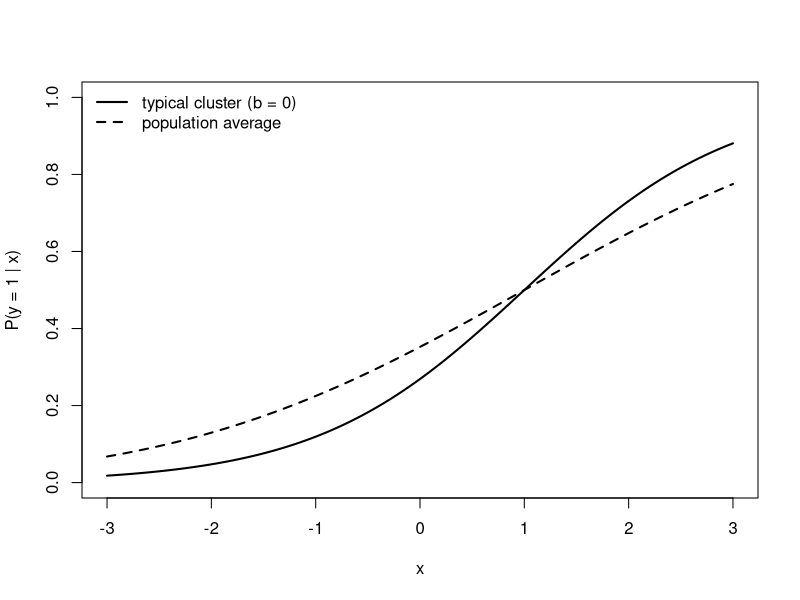

Source code (R):
# 17-marginal-vs-conditional.R --- plain-script version of 17-marginal-vs-conditional.Rmd
# Statistical Modelling (BAM), IE University --- Prof. Dae-Jin Lee (daelee@faculty.ie.edu)
# Run from the r-examples/ folder:  Rscript 17-marginal-vs-conditional.R

#' ---
#' title: "Session 17 — Conditional vs marginal effects in a logistic GLMM"
#' author: "Prof. Dae-Jin Lee (daelee@faculty.ie.edu)"
#' output: html_document
#' ---
#' 

#' 
#' In a logistic random-intercept model the coefficient $\beta_C$ describes the
#' change in log-odds **for a given cluster** (conditional, subject-specific).
#' The population-averaged (marginal) curve
#' $P(y=1\mid x) = \int \mathrm{expit}(\beta_0 + \beta_C x + b)\,\phi(b;0,\sigma_b^2)\,db$
#' is flatter. Approximation (Zeger, Liang and Albert, 1988):
#' $\beta_M \approx \beta_C/\sqrt{1 + c^2\sigma_b^2}$, $c^2 = (16\sqrt3/(15\pi))^2 \approx 0.346$.
#' 
## ----constant-----------------------------------------------------------------
(16 * sqrt(3) / (15 * pi))^2

#' 
#' ## Simulate clustered binary data
#' 
## ----simulate-----------------------------------------------------------------
library(lme4)
set.seed(2027)
m <- 2000; n_i <- 10                      # 2000 clusters of 10
beta0 <- -1; betaC <- 1; sigma_b <- 2
id <- rep(1:m, each = n_i)
x  <- rnorm(m * n_i)
b  <- rnorm(m, 0, sigma_b)[id]
y  <- rbinom(m * n_i, 1, plogis(beta0 + betaC * x + b))
d  <- data.frame(y, x, id = factor(id))

#' 
#' ## Fit the GLMM (conditional) and a GLM (marginal)
#' 
#' The ordinary `glm()` ignoring clusters estimates the marginal coefficients
#' consistently (it is the GEE estimator with an independence working
#' correlation); only its standard errors are wrong.
#' 
## ----fits---------------------------------------------------------------------
fit_glmm <- glmer(y ~ x + (1 | id), family = binomial, data = d)
fit_glm  <- glm(y ~ x, family = binomial, data = d)
rbind(true_conditional = c(beta0, betaC),
      glmer            = fixef(fit_glmm),
      glm_marginal     = coef(fit_glm),
      approximation    = c(beta0, betaC) / sqrt(1 + 0.346 * sigma_b^2))

#' 
#' ## The exact marginal curve by numerical integration
#' 
## ----curve--------------------------------------------------------------------
xs <- seq(-3, 3, by = 0.05)
p_marg <- sapply(xs, function(x0)
  integrate(function(bb) plogis(beta0 + betaC * x0 + bb) * dnorm(bb, 0, sigma_b),
            -Inf, Inf)$value)
coef(lm(qlogis(p_marg) ~ xs))      # the marginal curve is close to a logistic one
plot(xs, plogis(beta0 + betaC * xs), type = "l", lwd = 2, ylim = c(0, 1),
     xlab = "x", ylab = "P(y = 1 | x)")
lines(xs, p_marg, lwd = 2, lty = 2)
legend("topleft", c("typical cluster (b = 0)", "population average"),
       lwd = 2, lty = 1:2, bty = "n")

#' 
#' ## How the attenuation depends on $\sigma_b$
#' 
## ----factor-------------------------------------------------------------------
sig <- c(0.5, 1, 2, 3)
cbind(sigma_b = sig, factor = 1 / sqrt(1 + 0.346 * sig^2))
